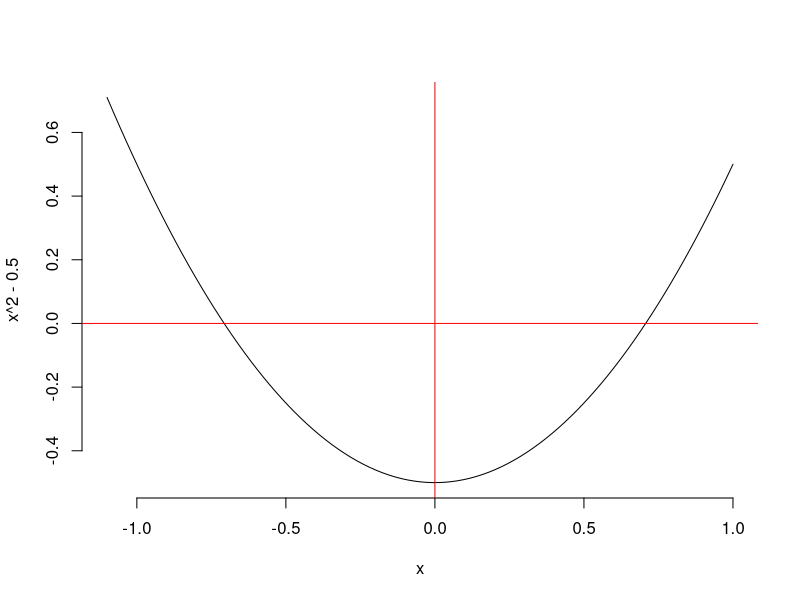

Recreate this plot in R.
##########################################################################################################################################

#(주의) ->  순차적으로 코드를 실행하는 것을 권함!

#에러 발생 시 github Finance/R-Finance-Programming 경로에 issue를 남기면 확인

##########################################################################################################################################



### 저수준 그래프 함수

##########################################################################################################################################

### abline

# abline 함수를 이용하면 xy 기준축을 그릴 수 있음.
# 기본적으로는 abline(a,b)는 a+bx 직선을 그림.

# abline(h=y)는 수평선, abline(v=x)는 수직선

curve(x^2-0.5, -1.1,bty='n')                   # 원점을 지나는 수직선과 수평선을 그림.
abline(h=0, v=0, col='red')


graphics.off()                    # 그래프 지워주는 함수.


############################################################결과값(print)#################################################################

# 그래프 찍어보기.


##########################################################################################################################################
